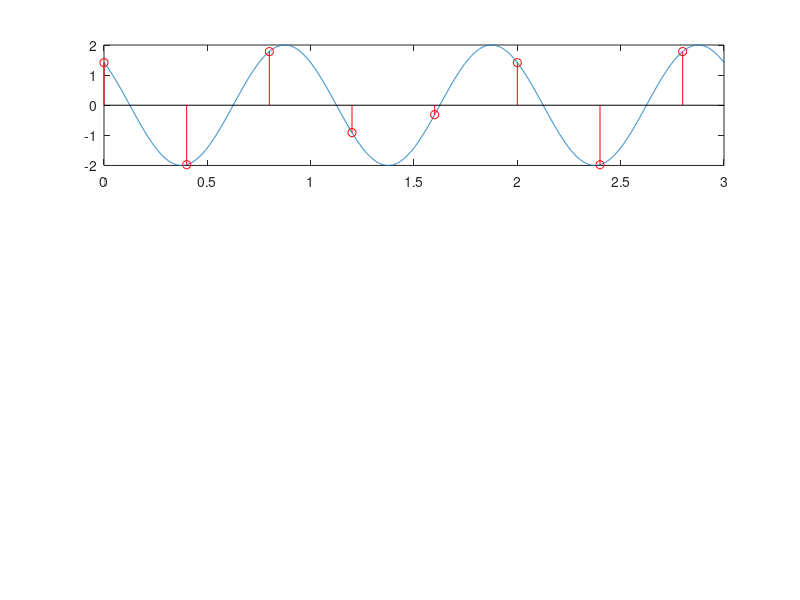

Write MATLAB code to recreate this figure.
% Example 6.6

clear all; clc;

fx = 1; 	% Συχνότητα σήματος x(t)
fN = 2*fx; 	% Συχνότητα Nyquist

t = 0:0.001:3; 
xa = 2 * cos(2*pi*fx*t + pi/4);  % Δημιουργία σήματος συνεχούς χρόνου x(t)

Ts = 0.4; fs = 1/Ts; % Δειγματοληψία με ρυθμό fs > fN

nTs = 0 : Ts : 3; xs = 2 * cos(2*pi*fx*nTs + pi/4);
subplot(311); plot(t, xa); hold on; stem(nTs, xs, 'ro');

% Για άλλες τιμές συχν. δειγματοληψίας αλλάζουμε το Ts σε 0.5 και 1.
